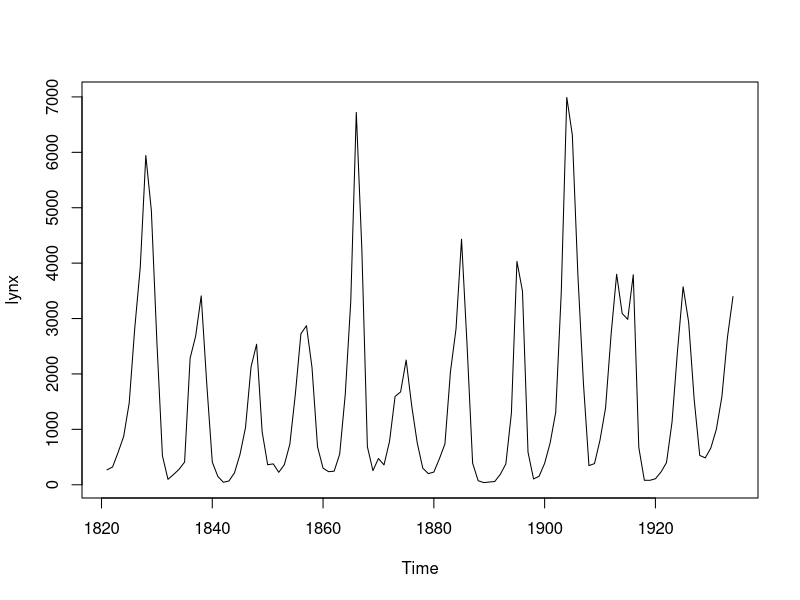
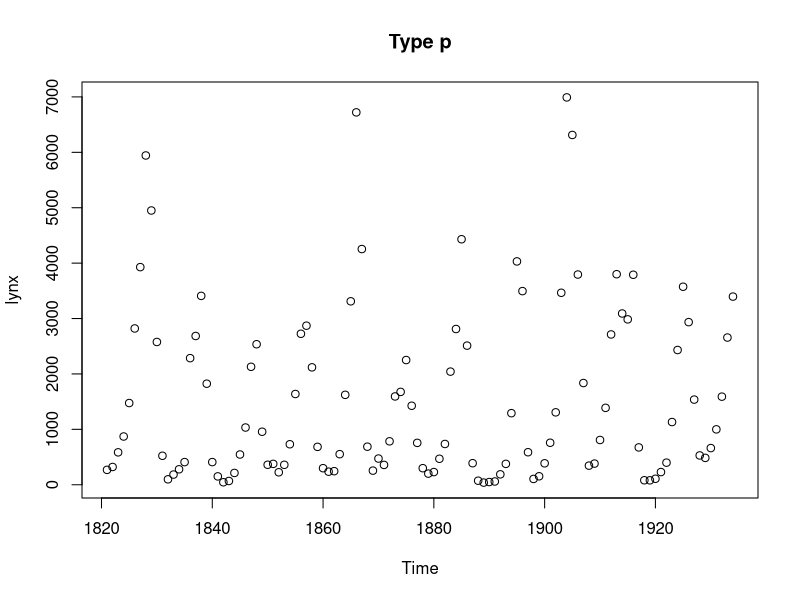
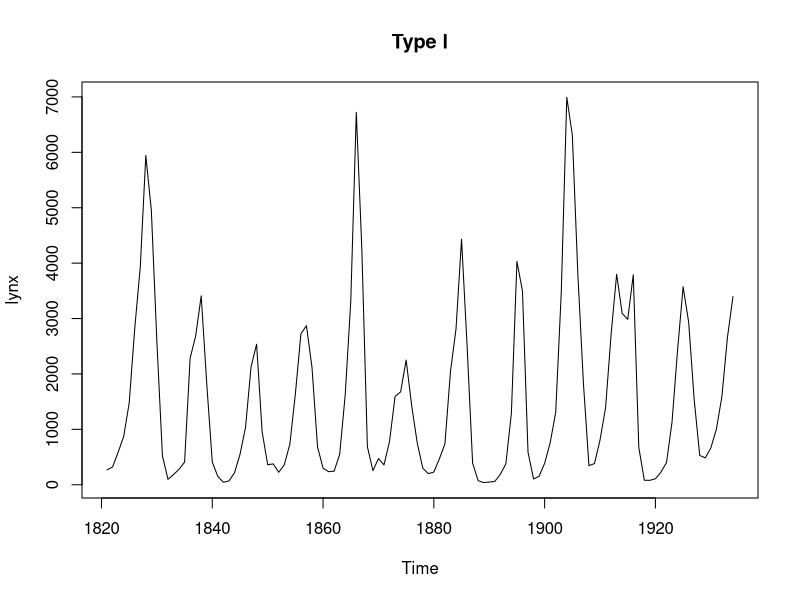
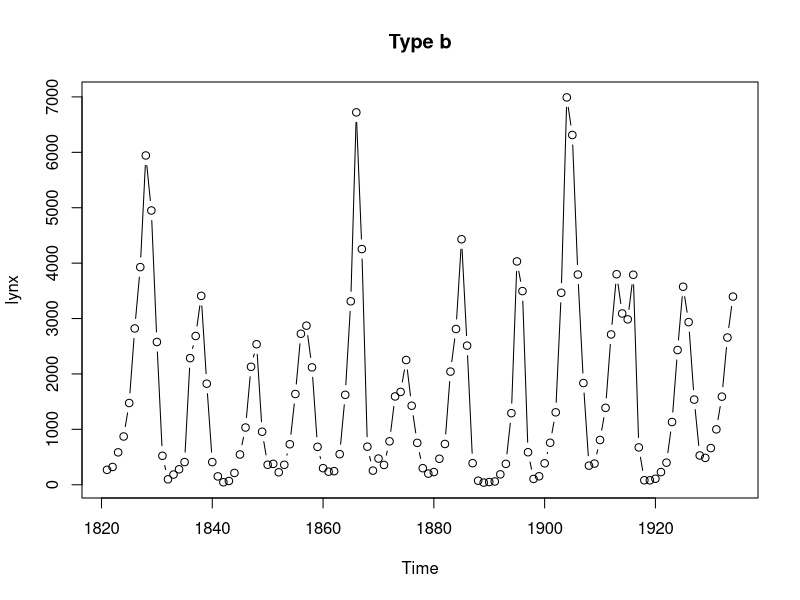
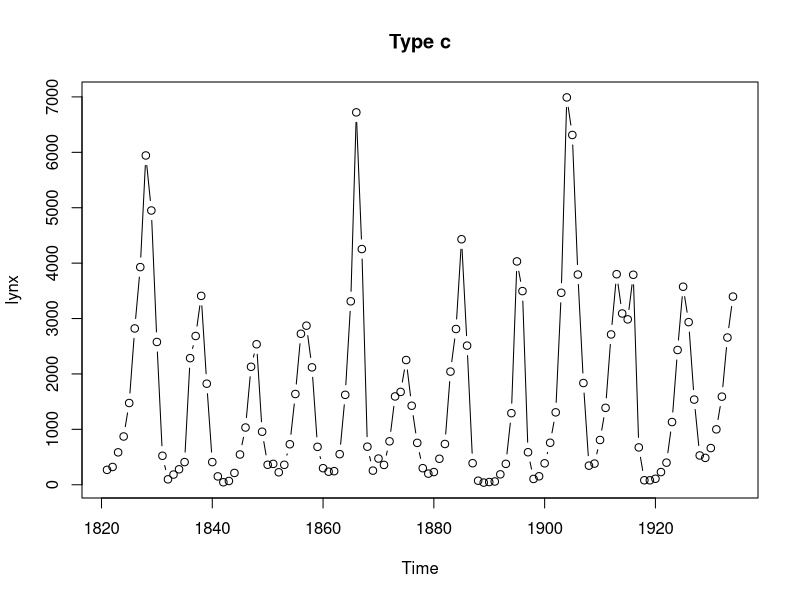
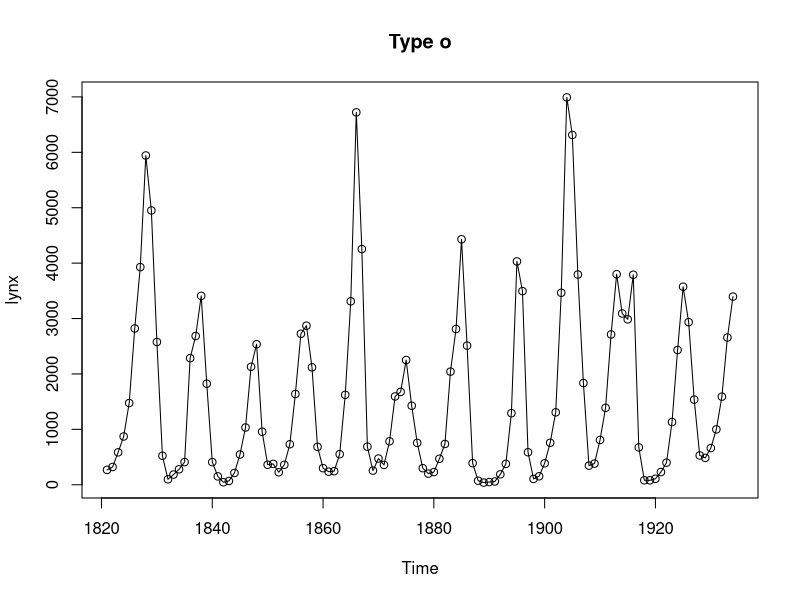
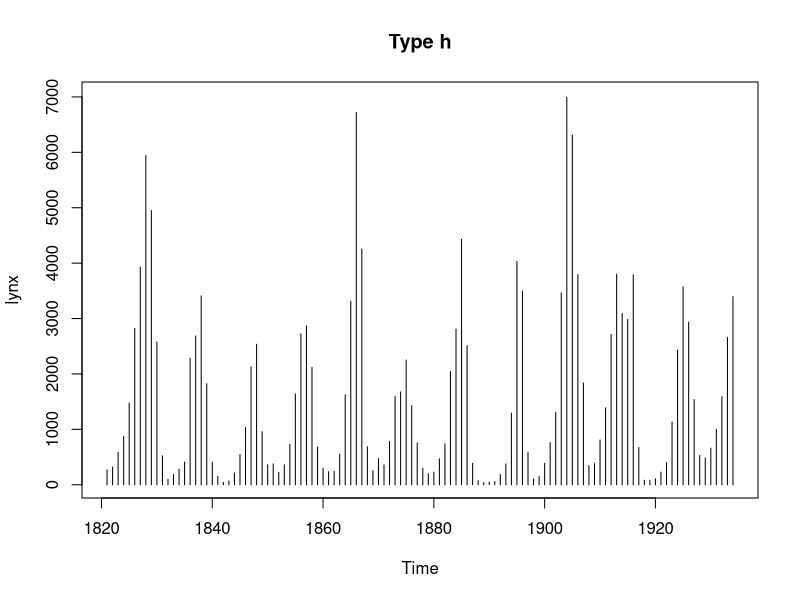
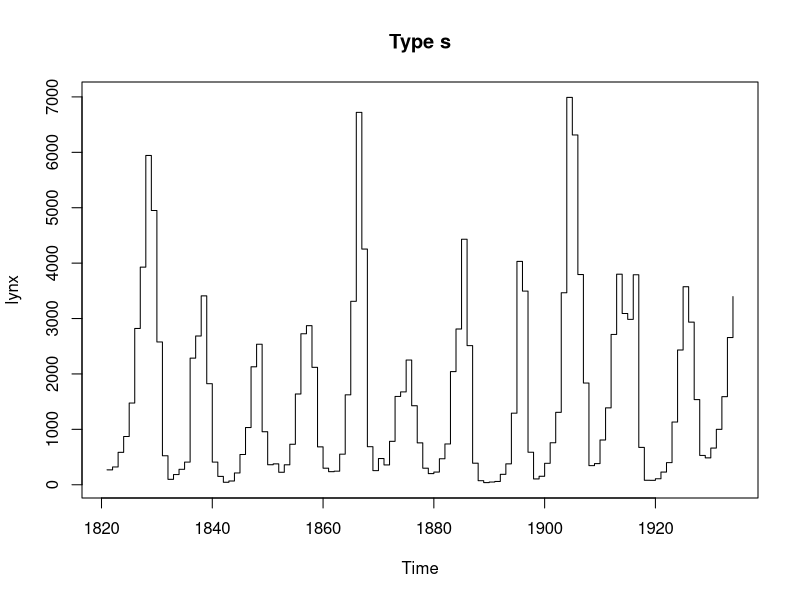

Reproduce these figures in R, in order.
# plot types of R Base plot

? plot

# by using "type" we can specify which kind of plot we want

plot(lynx) # plot for time series data

plot(lynx, type="p", main="Type p") # points (default)

plot(lynx, type="l", main="Type l") # lines (default for time series)

plot(lynx, type="b", main="Type b") # points connected by lines

plot(lynx, type="b", main="Type c") # lines only of b

plot(lynx, type="o", main="Type o") # points overlaid by lines

plot(lynx, type="h", main="Type h") # high density

plot(lynx, type="s", main="Type s") # steps

plot(lynx, type="n", main="Type n") # no plot

